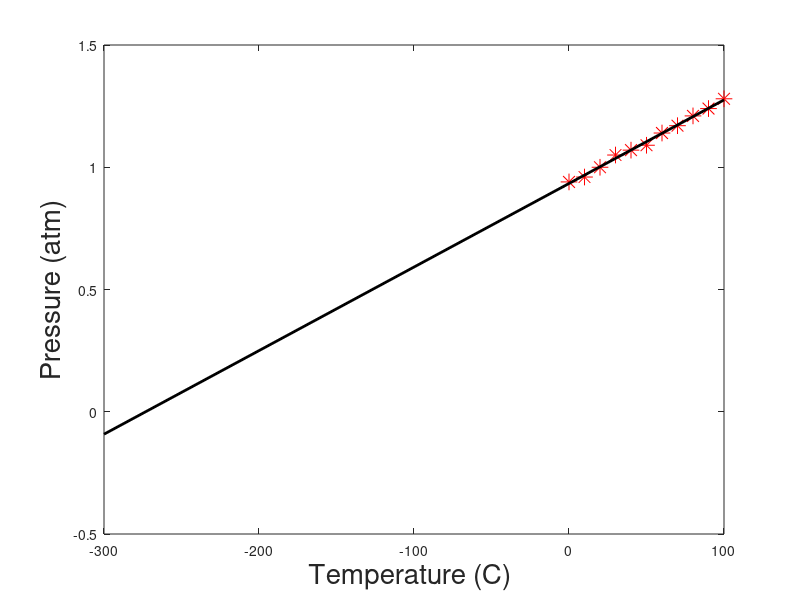

MATLAB code to generate this figure:
%%%%%%%%%%%%%%%%%%%%%%%%%%%%%%%%%%%%%%%%%%%%%%%%
%  Numerical Methods                           %
%  Engr. Mary Christianne Edjan                %
%                                              %
%  Linear Least Squares Regression             %
%  Curve Fitting and Interpolation             %
%  Octave Code                                 %
%%%%%%%%%%%%%%%%%%%%%%%%%%%%%%%%%%%%%%%%%%%%%%%%

clear all
clc

# Given
x=0:10:100;
y=[0.94 0.96 1.0 1.05 1.07 1.09 1.14 1.17 1.21 1.24 1.28];

# Main Code
nx=length(x);
ny=length(y);

if nx != ny 				             # Check if the vectors x and y have the same number of elements.
disp('ERROR: The number of elements in x must be the same as in y.')
a1='Error';				                # If yes, Octave displays error message and the constants are not calculated
a0='Error';
else
Sx=sum(x);				                # Calculate the summation terms
Sy=sum(y);			                  # Calculate the summation terms
Sxy=sum(x.*y);				            # Calculate the summation terms
Sxx=sum(x.^2);				            # Calculate the summation terms
a1=(nx*Sxy-Sx*Sy)/(nx*Sxx-Sx^2);	# Calculate the coefficients
a0=(Sxx*Sy-Sxy*Sx)/(nx*Sxx-Sx^2);	# Calculate the coefficients
end

# Plot
Tplot=[-300 100];
pplot=a1*Tplot+a0;
plot(x,y,'*r','markersize',12)
hold on
plot(Tplot,pplot, 'k','linewidth',2)
xlabel('Temperature (C) ','fontsize',20)
ylabel('Pressure (atm)' ,'fontsize',20)
T0=-0.9336/0.0034
